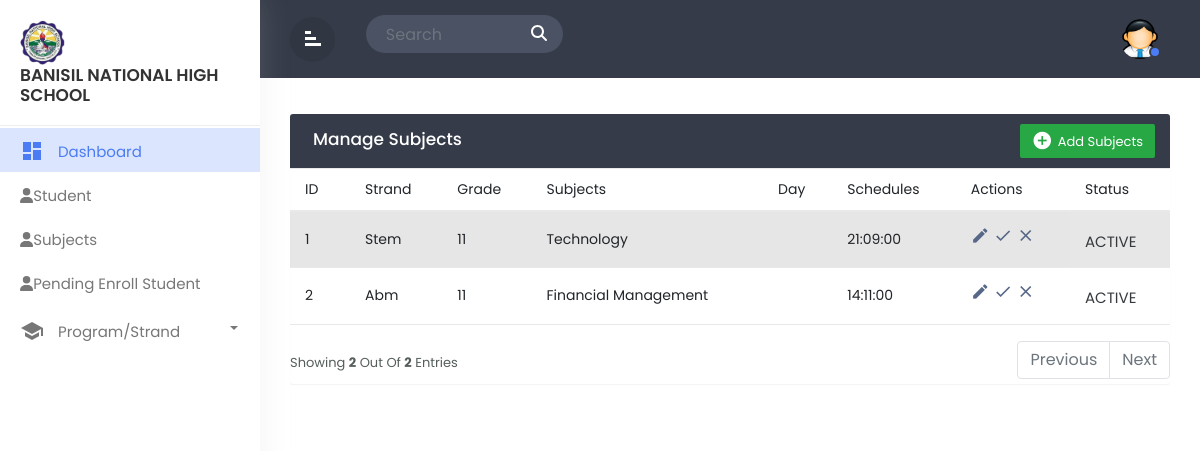
The app's page /admin_subject.php with its own data.
### tables this page shows
CREATE TABLE `tbl_subjects` (
  `subject_id` int(11) NOT NULL,
  `strand` varchar(244) NOT NULL,
  `grade` varchar(244) NOT NULL,
  `subjects` varchar(244) NOT NULL,
  `schedules` time NOT NULL,
  `status` int(11) NOT NULL
);

### admin_subject.php (the view, shortened to what this page needs)
<!doctype html>
<html lang="en">
  <head>
        <link href="https://cdn.jsdelivr.net/npm/bootstrap@5.2.3/dist/css/bootstrap.min.css" rel="stylesheet">
        <link rel="stylesheet" href="css/bootstrap.min.css">
        <link rel="stylesheet" href="css/custom.css">
  </head>
  <body>
<div class="wrapper">
         <nav id="sidebar">
            <div class="sidebar-header">
                <h3><img src="img/logo.png" class="img-fluid"/><br>Banisil National High School</br></h3>
            </div>
            <ul class="list-unstyled components">
			<li  class="active">
                    <a href="admin_dashboard.php" class="dashboard"><i class="material-icons">dashboard</i>
					<span>Dashboard</span></a>
                </li>
                <li class="">
                    <a href="admin_student.php"><i class="fas fa-user"></i><span>Student</span></a>
                </li>
                <li class="">
                    <a href="admin_subject.php"><i class="fas fa-user"></i><span>Subjects</span></a>
                </li>
                <li class="">
                    <a href="admin_pending.php"><i class="fas fa-user"></i><span>Pending Enroll Student</span></a>
                </li>
                <li class="dropdown">
                    <a href="#homeSubmenu1" data-toggle="collapse" aria-expanded="false" class="dropdown-toggle">
                        <i class="material-icons">school</i> Program/Strand
                    </a>
                </li>
                    </ul>
        </nav>
		<div id="content">
		   <div class="top-navbar">
		      <div class="xp-topbar">
                <div class="row">
                    <div class="col-2 col-md-1 col-lg-1 order-2 order-md-1 align-self-center">
                        <div class="xp-menubar">
                               <span class="material-icons text-white">signal_cellular_alt
							   </span>
                         </div>
                    </div>
                    <div class="col-md-5 col-lg-3 order-3 order-md-2">
                      <div class="xp-searchbar">
                        <form>
                          <div class="input-group">
                            <input type="search" class="form-control" placeholder="Search" id="searchInput">
                            <div class="input-group-append">
                              <button class="btn" type="submit" id="searchButton">
                                <i class="fas fa-search"></i>
                              </button>
                            </div>
                          </div>
                        </form>
                      </div>
                    </div>
                    <div class="col-10 col-md-6 col-lg-8 order-1 order-md-3">
                        <div class="xp-profilebar text-right">
                    <nav class="navbar p-0">
                              <ul class="nav navbar-nav flex-row ml-auto">
                                  <li class="nav-item dropdown">
                                      <a class="nav-link" href="#" data-toggle="dropdown">
                      <img src="img/admin.png" style="width:40px; border-radius:50%;"/>
                      <span class="xp-user-live"></span>
                      </a>
                          </li>
                      </ul>
                    </nav>
                        </div>
                    </div>
                </div>
            </div>
		   </div>
		   <div class="main-content">
			  <div class="row">
				<div class="col-md-12">
				<div class="table-wrapper">
    <div class="table-title">
      <div class="row">
        <div class="col-sm-6 p-0 d-flex justify-content-lg-start justify-content-center">
          <h2 class="ml-lg-2">Manage Subjects</h2>
        </div>
        <div class="col-sm-6 p-0 d-flex justify-content-lg-end justify-content-center">
          <a href="#addEmployeeModal" class="btn btn-success" data-toggle="modal">
		  <i class="material-icons">&#xE147;</i> <span>Add Subjects</span></a>
        </div>
      </div>
    </div>
    <?php
include 'dbcon.php';
$limit = 10;
$page = isset($_GET['page']) ? $_GET['page'] : 1;
$sqlCount = "SELECT COUNT(*) AS total FROM tbl_subjects
             WHERE subject_id = 'subject_id'";
$resultCount = mysqli_query($conn, $sqlCount);
$rowCount = mysqli_fetch_assoc($resultCount)['total'];
$totalPages = ceil($rowCount / $limit);
$offset = ($page - 1) * $limit;
$sql = "SELECT * FROM tbl_subjects
        LIMIT $limit OFFSET $offset";
$result = mysqli_query($conn, $sql);
?>
<table class="table table-striped table-hover" id="teacher_table">
  <thead>
    <tr>
      <th>ID</th>
      <th>Strand</th>
      <th>Grade</th>
      <th>Subjects</th>
      <th>Day</th>
      <th>Schedules</th>
      <th>Actions</th>
      <th>Status</th>
    </tr>
  </thead>
  <tbody>
    <?php while ($row = mysqli_fetch_assoc($result)): ?>
    <tr>
      <td><?php echo $row['subject_id'] ?></td>
      <td><?php echo $row['strand']?></td>
      <td><?php echo $row['grade']; ?></td>
      <td><?php echo $row['subjects']; ?></td>
      <td><?php echo $row['day']; ?></td>
      <td><?php echo $row['schedules'] ?></td>
      <td>
            <a href="admin_subject_edit.php?subject_id=<?php echo $row['subject_id']?>"class="confirm">
                <i class="material-icons" data-toggle="tooltip" title="Edit">create</i>
            </a>
            <a href="admin_subject_activate.php?subject_id=<?php echo $row['subject_id']?>"class="confirm">
                <i class="material-icons" data-toggle="tooltip" title="Confirm">&#xE5CA;</i>
            </a>
            <a href="admin_subject_deactivate.php?subject_id=<?php echo $row['subject_id']?>"class="decline">
                <i class="material-icons" data-toggle="tooltip" title="Decline">&#xE5CD;</i>
            </a>
            </td>
            <td>
            <?php
            if($row['status'] == 1){
              echo '<span class="active">ACTIVE</span>';
            } else {
              echo '<span class="inactive">INACTIVE</span>';
            }
            ?>
            </td>
    </tr>
    <?php endwhile; ?>
  </tbody>
</table>
<div class="clearfix">
<div class="hint-text">Showing <b><?php echo mysqli_num_rows($result) ?></b> out of <b><?php echo mysqli_num_rows($result) ?></b> entries</div>
  <ul class="pagination">
    <?php if ($page > 1): ?>
      <li class="page-item"><a href="?page=<?php echo ($page - 1) ?>" class="page-link">Previous</a></li>
    <?php else: ?>
      <li class="page-item disabled"><span class="page-link">Previous</span></li>
    <?php endif; ?>
    <?php if ($page < $totalPages): ?>
      <li class="page-item"><a href="?page=<?php echo ($page + 1) ?>" class="page-link">Next</a></li>
    <?php else: ?>
      <li class="page-item disabled"><span class="page-link">Next</span></li>
    <?php endif; ?>
  </ul>
</div>
</div>
			  </div>
		</div>
</div>
</div>
  </body>
  </html>

### css/custom.css (style rules this page uses)
body,html { line-height:1.8; font-family:'Poppins',sans-serif; color:#555e58; text-transform:capitalize; font-weight:400; margin:0px; padding:0px; }
.material-icons { font-family: 'Material Icons'; font-weight: normal; font-style: normal; font-size: 24px; display: inline-block; line-height: 1; text-transform: none; letter-spacing: normal; word-wrap: normal; white-space: nowrap; direction: ltr; -webkit-font-smoothing: antialiased; text-rendering: optimizeLegibility; -moz-osx-font-smoothing: grayscale; font-feature-settings: 'liga'; }
a { color:#333; font-weight:400; }
button { cursor:pointer; }
ul,ol { padding:0px; margin:0px; list-style:none; }
a,a:hover,a:focus { color:#333; text-decoration:none; transition:all 0.3s; }
.wrapper { position:relative; width:100%; overflow:auto; }
#sidebar { position:fixed; height:100%!important; top:0; left:0; bottom:0; z-index:11; width:260px; overflow:auto; transition:all 0.3s; background-color:#fff; box-shadow:0 0 30px 0 rgba(200 200 200 / 20%); }
@media only screen and (min-width:992px) { #content { width:calc(100% - 260px); position:relative; float:right; transition:all 0.3s; } }
#sidebar .sidebar-header { padding:20px; background-color:#fff; border-bottom:1px solid #eee; }
.sidebar-header h3 { color:#333; font-size:17px; margin:0px; text-transform:uppercase; transition:all 0.5s ease; font-weight:600; }
.sidebar-header h3 img { width:45px; margin-right:10px; }
#sidebar ul li { padding:2px 0px; }
#sidebar ul li.active> a { color:#4c7cf3; background-color:#DBE5FD; }
#sidebar ul li.active> a i { color:#4c7cf3; }
.dropdown-toggle::after { position:absolute; right:22px; top:18px; color:#777777; }
#sidebar ul li.dropdown { position:sticky; }
#sidebar ul li a { padding:5px 10px 5px 20px; line-height:30px; font-size:15px; position:relative; font-weight:400; display:block; color:#777777; text-transform:capitalize; }
#sidebar ul li a i { position:relative; margin-right:10px; top:6px; }
#content { position:relative; transition:all 0.5s; background-attachment:#f9fafc; }
.top-navbar { width:100%; z-index:9; position:relative; padding:15px 30px; background-color:#353b48; }
input[type="search"] { background-color:#4a5263; color:#fff; padding-left:20px; border:none; border-radius:50px 0px 0px 50px; }
.input-group-append { margin-left:-1px; }
.xp-searchbar .btn { background-color:#4a5263; color:#fff; font-weight:600; font-size:16px; border-radius:0 50px 50px 0; padding:4px 15px; }
.main-content { padding:30px 30px 0px 30px; }
.navbar { background-color:#353B48; color:#fff; }
.xp-menubar { border-radius:50%; width:45px; height:45px; line-height:45px; text-align:center; margin-right:20px; border:none; color:#fff; cursor:pointer; background-color:rgba(0,0,0,0.09); }
.xp-menubar span { margin:9px; padding:0px; transform:rotate(90deg); }
.navbar-nav > li > a { color:#fff; }
.navbar-nav li a { position:relative; display:block; padding:4px 10px!important; }
.xp-user-live { position:absolute; bottom:5px; right:9px; width:12px; height:12px; border-radius:50%; border:2px solid #353b48; background-color:#4c7cf3; }
.table-wrapper { background-color: #fff; margin:6px 0px 40px 0px; width: 100%; overflow: auto; border-radius: 3px; box-shadow: 0 1px 1px rgb(0 0 0 / 5%); }
.table-title { background:#353b48; color:#fff; position:sticky; top:0; width:100%; left:0; padding:10px 30px; border-radius:0px 0px 0 0; }
.table-title h2 { margin:5px 0 0; font-size:17px; }
.table-title .btn { color:#fff; float:right; font-size:13px; border:none; min-width:50px; border-radius:2px; border:none; outline:none!important; margin-left:10px; }
.table-title .btn i { float:left; font-size:21px; margin-right:5px; }
.table-title .btn span { float:left; margin-top:2px; }
table.table tr th, table.table tr td { border-color:#e9e9e9; padding:8px 15px; font-size:14px; font-weight: 400; vertical-align:middle; }
table.table tr th:first-child { width:60px; }
table.table tr th:last-child { width:100px; }
table.table td:last-child { opacity:0.9; font-size:22px; margin:0px 5px; }
table.table td a { font-weight:bold; color:#566787; display:inline-block; text-decoration:none; outline:none!important; }
table.table td i { font-size:19px; }
.pagination { float:right; margin:0 0 5px; }
.hint-text { float:left; margin-top:10px; font-size:13px; }

### admin_subject.php (style rules this page uses)
.active { font-size: 15px; }

### records on screen
tbl_subjects: subject_id "1", strand "Stem", grade "11", subjects "Technology", schedules "21:09:00", status "ACTIVE"
tbl_subjects: subject_id "2", strand "Abm", grade "11", subjects "Financial Management", schedules "14:11:00", status "ACTIVE"

### other values on screen
mysqli_num_rows($result) "2"
